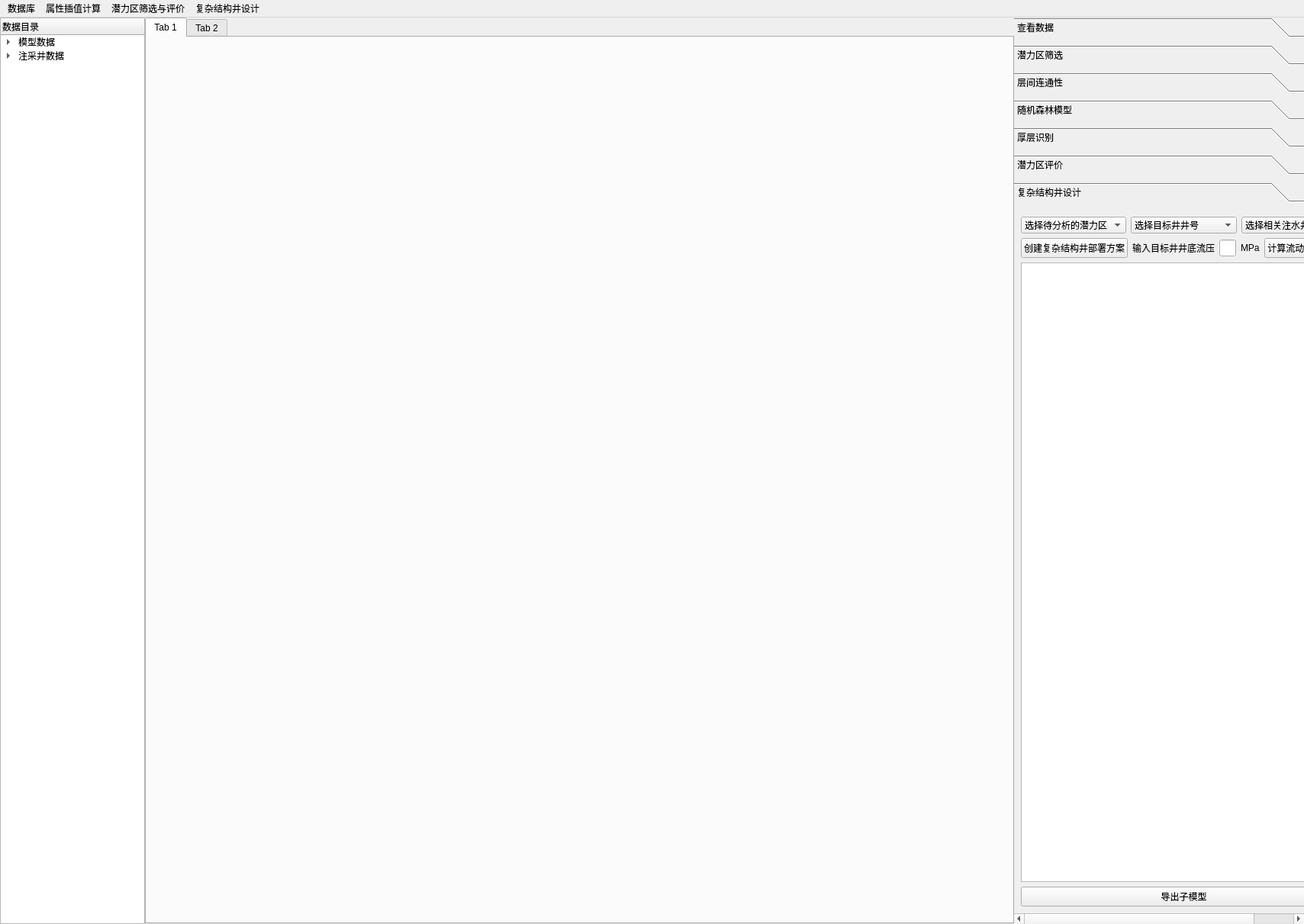
<?xml version="1.0" encoding="UTF-8"?>
<ui version="4.0">
 <class>MainWindow</class>
 <widget class="QMainWindow" name="MainWindow">
  <property name="geometry">
   <rect>
    <x>0</x>
    <y>0</y>
    <width>1709</width>
    <height>1211</height>
   </rect>
  </property>
  <property name="windowTitle">
   <string>MainWindow</string>
  </property>
  <widget class="QWidget" name="centralwidget">
   <layout class="QHBoxLayout" name="horizontalLayout_2" stretch="1,6,2">
    <property name="spacing">
     <number>0</number>
    </property>
    <property name="leftMargin">
     <number>0</number>
    </property>
    <property name="topMargin">
     <number>0</number>
    </property>
    <property name="rightMargin">
     <number>0</number>
    </property>
    <property name="bottomMargin">
     <number>0</number>
    </property>
    <item>
     <widget class="QTreeWidget" name="treeWidget">
      <property name="maximumSize">
       <size>
        <width>244</width>
        <height>16777215</height>
       </size>
      </property>
      <column>
       <property name="text">
        <string notr="true">数据目录</string>
       </property>
      </column>
      <item>
       <property name="text">
        <string>模型数据</string>
       </property>
       <item>
        <property name="text">
         <string>孔隙度</string>
        </property>
       </item>
       <item>
        <property name="text">
         <string>渗透率</string>
        </property>
       </item>
       <item>
        <property name="text">
         <string>沉积相</string>
        </property>
       </item>
       <item>
        <property name="text">
         <string>相渗曲线</string>
        </property>
       </item>
       <item>
        <property name="text">
         <string>含油饱和度</string>
        </property>
       </item>
      </item>
      <item>
       <property name="text">
        <string>注采井数据</string>
       </property>
       <item>
        <property name="text">
         <string>油水井史</string>
        </property>
       </item>
       <item>
        <property name="text">
         <string>沉积单元数据</string>
        </property>
       </item>
       <item>
        <property name="text">
         <string>射孔数据</string>
        </property>
       </item>
       <item>
        <property name="text">
         <string>吸水剖面数据</string>
        </property>
       </item>
       <item>
        <property name="text">
         <string>单井地质数据</string>
        </property>
       </item>
       <item>
        <property name="text">
         <string>措施数据</string>
        </property>
       </item>
      </item>
     </widget>
    </item>
    <item>
     <widget class="QTabWidget" name="tabWidget">
      <widget class="QWidget" name="tab">
       <attribute name="title">
        <string>Tab 1</string>
       </attribute>
      </widget>
      <widget class="QWidget" name="tab_2">
       <attribute name="title">
        <string>Tab 2</string>
       </attribute>
      </widget>
     </widget>
    </item>
    <item>
     <widget class="QToolBox" name="toolBox">
      <property name="currentIndex">
       <number>6</number>
      </property>
      <property name="tabSpacing">
       <number>10</number>
      </property>
      <widget class="QWidget" name="page">
       <property name="geometry">
        <rect>
         <x>0</x>
         <y>0</y>
         <width>378</width>
         <height>911</height>
        </rect>
       </property>
       <attribute name="label">
        <string>查看数据</string>
       </attribute>
       <layout class="QVBoxLayout" name="verticalLayout">
        <item>
         <widget class="QLabel" name="label_6">
          <property name="font">
           <font>
            <family>Adobe Arabic</family>
            <pointsize>24</pointsize>
           </font>
          </property>
          <property name="text">
           <string>查看精度</string>
          </property>
          <property name="alignment">
           <set>Qt::AlignCenter</set>
          </property>
         </widget>
        </item>
        <item>
         <layout class="QHBoxLayout" name="horizontalLayout">
          <item>
           <widget class="QLabel" name="label">
            <property name="font">
             <font>
              <family>Adobe Arabic</family>
              <pointsize>24</pointsize>
             </font>
            </property>
            <property name="layoutDirection">
             <enum>Qt::RightToLeft</enum>
            </property>
            <property name="text">
             <string>X</string>
            </property>
            <property name="alignment">
             <set>Qt::AlignCenter</set>
            </property>
           </widget>
          </item>
          <item>
           <widget class="QLabel" name="label_3">
            <property name="font">
             <font>
              <family>Adobe Arabic</family>
              <pointsize>24</pointsize>
             </font>
            </property>
            <property name="layoutDirection">
             <enum>Qt::LeftToRight</enum>
            </property>
            <property name="text">
             <string>Y</string>
            </property>
            <property name="alignment">
             <set>Qt::AlignCenter</set>
            </property>
           </widget>
          </item>
         </layout>
        </item>
        <item>
         <layout class="QHBoxLayout" name="horizontalLayout_3">
          <item>
           <widget class="QLineEdit" name="lineEdit">
            <property name="font">
             <font>
              <family>Adobe Arabic</family>
              <pointsize>24</pointsize>
             </font>
            </property>
            <property name="text">
             <string>50</string>
            </property>
           </widget>
          </item>
          <item>
           <widget class="QLabel" name="label_4">
            <property name="font">
             <font>
              <family>Adobe Arabic</family>
              <pointsize>24</pointsize>
             </font>
            </property>
            <property name="layoutDirection">
             <enum>Qt::LeftToRight</enum>
            </property>
            <property name="text">
             <string>m</string>
            </property>
            <property name="alignment">
             <set>Qt::AlignCenter</set>
            </property>
           </widget>
          </item>
          <item>
           <widget class="QLabel" name="label_2">
            <property name="font">
             <font>
              <family>Adobe Arabic</family>
              <pointsize>24</pointsize>
             </font>
            </property>
            <property name="layoutDirection">
             <enum>Qt::LeftToRight</enum>
            </property>
            <property name="text">
             <string>X</string>
            </property>
            <property name="alignment">
             <set>Qt::AlignCenter</set>
            </property>
           </widget>
          </item>
          <item>
           <widget class="QLineEdit" name="lineEdit_2">
            <property name="font">
             <font>
              <family>Adobe Arabic</family>
              <pointsize>24</pointsize>
             </font>
            </property>
            <property name="text">
             <string>50</string>
            </property>
           </widget>
          </item>
          <item>
           <widget class="QLabel" name="label_5">
            <property name="font">
             <font>
              <family>Adobe Arabic</family>
              <pointsize>24</pointsize>
             </font>
            </property>
            <property name="layoutDirection">
             <enum>Qt::LeftToRight</enum>
            </property>
            <property name="text">
             <string>m</string>
            </property>
            <property name="alignment">
             <set>Qt::AlignCenter</set>
            </property>
           </widget>
          </item>
         </layout>
        </item>
        <item>
         <widget class="QPushButton" name="pushButton_2">
          <property name="font">
           <font>
            <family>Adobe Arabic</family>
            <pointsize>16</pointsize>
           </font>
          </property>
          <property name="text">
           <string>确定</string>
          </property>
         </widget>
        </item>
        <item>
         <spacer name="verticalSpacer">
          <property name="orientation">
           <enum>Qt::Vertical</enum>
          </property>
          <property name="sizeHint" stdset="0">
           <size>
            <width>20</width>
            <height>40</height>
           </size>
          </property>
         </spacer>
        </item>
       </layout>
      </widget>
      <widget class="QWidget" name="page_2">
       <property name="geometry">
        <rect>
         <x>0</x>
         <y>0</y>
         <width>378</width>
         <height>911</height>
        </rect>
       </property>
       <attribute name="label">
        <string>潜力区筛选</string>
       </attribute>
       <layout class="QGridLayout" name="gridLayout">
        <item row="6" column="0">
         <widget class="QTableWidget" name="tableWidget"/>
        </item>
        <item row="3" column="0">
         <widget class="QPushButton" name="pushButton_3">
          <property name="font">
           <font>
            <family>Adobe Arabic</family>
            <pointsize>16</pointsize>
           </font>
          </property>
          <property name="text">
           <string>开始筛选</string>
          </property>
         </widget>
        </item>
        <item row="5" column="0">
         <widget class="QPushButton" name="pushButton">
          <property name="font">
           <font>
            <family>Adobe Arabic</family>
            <pointsize>16</pointsize>
           </font>
          </property>
          <property name="text">
           <string>潜力区查看</string>
          </property>
         </widget>
        </item>
        <item row="0" column="0">
         <widget class="QLabel" name="label_12">
          <property name="font">
           <font>
            <family>Adobe Arabic</family>
            <pointsize>24</pointsize>
           </font>
          </property>
          <property name="text">
           <string>筛选精度</string>
          </property>
          <property name="alignment">
           <set>Qt::AlignCenter</set>
          </property>
         </widget>
        </item>
        <item row="1" column="0">
         <layout class="QHBoxLayout" name="horizontalLayout_5">
          <item>
           <widget class="QLabel" name="label_10">
            <property name="font">
             <font>
              <family>Adobe Arabic</family>
              <pointsize>24</pointsize>
             </font>
            </property>
            <property name="layoutDirection">
             <enum>Qt::RightToLeft</enum>
            </property>
            <property name="text">
             <string>X</string>
            </property>
            <property name="alignment">
             <set>Qt::AlignCenter</set>
            </property>
           </widget>
          </item>
          <item>
           <widget class="QLabel" name="label_11">
            <property name="font">
             <font>
              <family>Adobe Arabic</family>
              <pointsize>24</pointsize>
             </font>
            </property>
            <property name="layoutDirection">
             <enum>Qt::LeftToRight</enum>
            </property>
            <property name="text">
             <string>Y</string>
            </property>
            <property name="alignment">
             <set>Qt::AlignCenter</set>
            </property>
           </widget>
          </item>
         </layout>
        </item>
        <item row="4" column="0">
         <widget class="QComboBox" name="comboBox">
          <property name="font">
           <font>
            <family>Adobe Arabic</family>
            <pointsize>24</pointsize>
           </font>
          </property>
         </widget>
        </item>
        <item row="2" column="0">
         <layout class="QHBoxLayout" name="horizontalLayout_4">
          <item>
           <widget class="QLineEdit" name="lineEdit_3">
            <property name="font">
             <font>
              <family>Adobe Arabic</family>
              <pointsize>24</pointsize>
             </font>
            </property>
           </widget>
          </item>
          <item>
           <widget class="QLabel" name="label_7">
            <property name="font">
             <font>
              <family>Adobe Arabic</family>
              <pointsize>24</pointsize>
             </font>
            </property>
            <property name="layoutDirection">
             <enum>Qt::LeftToRight</enum>
            </property>
            <property name="text">
             <string>m</string>
            </property>
            <property name="alignment">
             <set>Qt::AlignCenter</set>
            </property>
           </widget>
          </item>
          <item>
           <widget class="QLabel" name="label_8">
            <property name="font">
             <font>
              <family>Adobe Arabic</family>
              <pointsize>24</pointsize>
             </font>
            </property>
            <property name="layoutDirection">
             <enum>Qt::LeftToRight</enum>
            </property>
            <property name="text">
             <string>X</string>
            </property>
            <property name="alignment">
             <set>Qt::AlignCenter</set>
            </property>
           </widget>
          </item>
          <item>
           <widget class="QLineEdit" name="lineEdit_4">
            <property name="font">
             <font>
              <family>Adobe Arabic</family>
              <pointsize>24</pointsize>
             </font>
            </property>
           </widget>
          </item>
          <item>
           <widget class="QLabel" name="label_9">
            <property name="font">
             <font>
              <family>Adobe Arabic</family>
              <pointsize>24</pointsize>
             </font>
            </property>
            <property name="layoutDirection">
             <enum>Qt::LeftToRight</enum>
            </property>
            <property name="text">
             <string>m</string>
            </property>
            <property name="alignment">
             <set>Qt::AlignCenter</set>
            </property>
           </widget>
          </item>
         </layout>
        </item>
       </layout>
      </widget>
      <widget class="QWidget" name="page_3">
       <property name="geometry">
        <rect>
         <x>0</x>
         <y>0</y>
         <width>378</width>
         <height>911</height>
        </rect>
       </property>
       <attribute name="label">
        <string>层间连通性</string>
       </attribute>
       <layout class="QVBoxLayout" name="verticalLayout_2" stretch="0,0,1,2">
        <item>
         <widget class="QLabel" name="label_13">
          <property name="font">
           <font>
            <family>Adobe Arabic</family>
            <pointsize>24</pointsize>
           </font>
          </property>
          <property name="text">
           <string>层间连通性判断</string>
          </property>
          <property name="alignment">
           <set>Qt::AlignCenter</set>
          </property>
         </widget>
        </item>
        <item>
         <widget class="QComboBox" name="comboBox_2">
          <property name="font">
           <font>
            <family>Adobe Arabic</family>
            <pointsize>24</pointsize>
           </font>
          </property>
         </widget>
        </item>
        <item>
         <widget class="QTableWidget" name="tableWidget_2"/>
        </item>
        <item>
         <widget class="QTableWidget" name="tableWidget_3"/>
        </item>
       </layout>
      </widget>
      <widget class="QWidget" name="page_4">
       <property name="geometry">
        <rect>
         <x>0</x>
         <y>0</y>
         <width>378</width>
         <height>911</height>
        </rect>
       </property>
       <attribute name="label">
        <string>随机森林模型</string>
       </attribute>
       <layout class="QVBoxLayout" name="verticalLayout_3">
        <item>
         <widget class="QPushButton" name="pushButton_4">
          <property name="font">
           <font>
            <family>Adobe Arabic</family>
            <pointsize>16</pointsize>
           </font>
          </property>
          <property name="text">
           <string>导入模型</string>
          </property>
         </widget>
        </item>
        <item>
         <widget class="QPushButton" name="pushButton_5">
          <property name="font">
           <font>
            <family>Adobe Arabic</family>
            <pointsize>16</pointsize>
           </font>
          </property>
          <property name="text">
           <string>随机森林评价</string>
          </property>
         </widget>
        </item>
        <item>
         <widget class="QTableWidget" name="tableWidget_4"/>
        </item>
       </layout>
      </widget>
      <widget class="QWidget" name="page_5">
       <property name="geometry">
        <rect>
         <x>0</x>
         <y>0</y>
         <width>378</width>
         <height>911</height>
        </rect>
       </property>
       <attribute name="label">
        <string>厚层识别</string>
       </attribute>
       <layout class="QVBoxLayout" name="verticalLayout_7">
        <item>
         <widget class="QLabel" name="label_14">
          <property name="font">
           <font>
            <family>Adobe Arabic</family>
            <pointsize>24</pointsize>
           </font>
          </property>
          <property name="text">
           <string>厚层识别</string>
          </property>
          <property name="alignment">
           <set>Qt::AlignCenter</set>
          </property>
         </widget>
        </item>
        <item>
         <widget class="QPushButton" name="pushButton_11">
          <property name="font">
           <font>
            <family>Adobe Arabic</family>
            <pointsize>16</pointsize>
           </font>
          </property>
          <property name="text">
           <string>开始识别</string>
          </property>
         </widget>
        </item>
        <item>
         <widget class="QTableWidget" name="tableWidget_5"/>
        </item>
       </layout>
      </widget>
      <widget class="QWidget" name="page_6">
       <property name="geometry">
        <rect>
         <x>0</x>
         <y>0</y>
         <width>527</width>
         <height>885</height>
        </rect>
       </property>
       <attribute name="label">
        <string>潜力区评价</string>
       </attribute>
       <layout class="QVBoxLayout" name="verticalLayout_4" stretch="0,0,8">
        <item>
         <layout class="QGridLayout" name="gridLayout_2">
          <item row="4" column="3">
           <widget class="QLabel" name="label_48">
            <property name="text">
             <string>0</string>
            </property>
            <property name="alignment">
             <set>Qt::AlignCenter</set>
            </property>
           </widget>
          </item>
          <item row="5" column="4">
           <widget class="QLabel" name="label_30">
            <property name="text">
             <string>m 优&gt;</string>
            </property>
           </widget>
          </item>
          <item row="4" column="6">
           <widget class="QLabel" name="label_25">
            <property name="text">
             <string>良&gt;</string>
            </property>
           </widget>
          </item>
          <item row="4" column="4">
           <widget class="QLabel" name="label_27">
            <property name="text">
             <string>m 优&gt;</string>
            </property>
           </widget>
          </item>
          <item row="2" column="0">
           <widget class="QCheckBox" name="checkBox_3">
            <property name="text">
             <string>潜力区平面规模</string>
            </property>
           </widget>
          </item>
          <item row="2" column="5">
           <widget class="QLineEdit" name="lineEdit_7"/>
          </item>
          <item row="2" column="7">
           <widget class="QLineEdit" name="lineEdit_12"/>
          </item>
          <item row="1" column="1">
           <widget class="QLabel" name="label_39">
            <property name="text">
             <string>0</string>
            </property>
            <property name="alignment">
             <set>Qt::AlignCenter</set>
            </property>
           </widget>
          </item>
          <item row="1" column="8">
           <widget class="QLabel" name="label_19">
            <property name="text">
             <string>中&gt;</string>
            </property>
           </widget>
          </item>
          <item row="2" column="2">
           <widget class="QLabel" name="label_41">
            <property name="text">
             <string>-</string>
            </property>
           </widget>
          </item>
          <item row="0" column="1">
           <widget class="QLabel" name="label_37">
            <property name="text">
             <string>0</string>
            </property>
            <property name="alignment">
             <set>Qt::AlignCenter</set>
            </property>
           </widget>
          </item>
          <item row="0" column="9">
           <widget class="QLineEdit" name="lineEdit_15"/>
          </item>
          <item row="1" column="6">
           <widget class="QLabel" name="label_26">
            <property name="text">
             <string>良&gt;</string>
            </property>
           </widget>
          </item>
          <item row="0" column="4">
           <widget class="QLabel" name="label_18">
            <property name="text">
             <string>m 优&gt;</string>
            </property>
           </widget>
          </item>
          <item row="2" column="1">
           <widget class="QLabel" name="label_44">
            <property name="text">
             <string>0</string>
            </property>
            <property name="alignment">
             <set>Qt::AlignCenter</set>
            </property>
           </widget>
          </item>
          <item row="2" column="3">
           <widget class="QLabel" name="label_49">
            <property name="text">
             <string>0</string>
            </property>
            <property name="alignment">
             <set>Qt::AlignCenter</set>
            </property>
           </widget>
          </item>
          <item row="0" column="7">
           <widget class="QLineEdit" name="lineEdit_14"/>
          </item>
          <item row="1" column="3">
           <widget class="QLabel" name="label_50">
            <property name="text">
             <string>0</string>
            </property>
            <property name="alignment">
             <set>Qt::AlignCenter</set>
            </property>
           </widget>
          </item>
          <item row="4" column="1">
           <widget class="QLabel" name="label_45">
            <property name="text">
             <string>0</string>
            </property>
            <property name="alignment">
             <set>Qt::AlignCenter</set>
            </property>
           </widget>
          </item>
          <item row="2" column="8">
           <widget class="QLabel" name="label_21">
            <property name="text">
             <string>中&gt;</string>
            </property>
           </widget>
          </item>
          <item row="1" column="7">
           <widget class="QLineEdit" name="lineEdit_13"/>
          </item>
          <item row="5" column="5">
           <widget class="QLineEdit" name="lineEdit_9"/>
          </item>
          <item row="0" column="8">
           <widget class="QLabel" name="label_16">
            <property name="text">
             <string>中&gt;</string>
            </property>
           </widget>
          </item>
          <item row="2" column="9">
           <widget class="QLineEdit" name="lineEdit_17"/>
          </item>
          <item row="1" column="4">
           <widget class="QLabel" name="label_20">
            <property name="text">
             <string>m 优&gt;</string>
            </property>
           </widget>
          </item>
          <item row="5" column="7">
           <widget class="QLineEdit" name="lineEdit_10"/>
          </item>
          <item row="0" column="6">
           <widget class="QLabel" name="label_15">
            <property name="text">
             <string>良&gt;</string>
            </property>
           </widget>
          </item>
          <item row="4" column="0">
           <widget class="QCheckBox" name="checkBox_4">
            <property name="text">
             <string>潜力区水淹程度</string>
            </property>
           </widget>
          </item>
          <item row="4" column="8">
           <widget class="QLabel" name="label_22">
            <property name="text">
             <string>中&gt;</string>
            </property>
           </widget>
          </item>
          <item row="0" column="5">
           <widget class="QLineEdit" name="lineEdit_5"/>
          </item>
          <item row="1" column="0">
           <widget class="QCheckBox" name="checkBox_2">
            <property name="text">
             <string>潜力区剩余油量</string>
            </property>
           </widget>
          </item>
          <item row="0" column="2">
           <widget class="QLabel" name="label_38">
            <property name="text">
             <string>-</string>
            </property>
           </widget>
          </item>
          <item row="5" column="1">
           <widget class="QLabel" name="label_46">
            <property name="text">
             <string>0</string>
            </property>
            <property name="alignment">
             <set>Qt::AlignCenter</set>
            </property>
           </widget>
          </item>
          <item row="5" column="8">
           <widget class="QLabel" name="label_28">
            <property name="text">
             <string>中&gt;</string>
            </property>
           </widget>
          </item>
          <item row="2" column="4">
           <widget class="QLabel" name="label_24">
            <property name="text">
             <string>m 优&gt;</string>
            </property>
           </widget>
          </item>
          <item row="1" column="2">
           <widget class="QLabel" name="label_40">
            <property name="text">
             <string>-</string>
            </property>
           </widget>
          </item>
          <item row="2" column="6">
           <widget class="QLabel" name="label_23">
            <property name="text">
             <string>良&gt;</string>
            </property>
           </widget>
          </item>
          <item row="0" column="3">
           <widget class="QLabel" name="label_51">
            <property name="text">
             <string>0</string>
            </property>
            <property name="alignment">
             <set>Qt::AlignCenter</set>
            </property>
           </widget>
          </item>
          <item row="5" column="2">
           <widget class="QLabel" name="label_43">
            <property name="text">
             <string>-</string>
            </property>
           </widget>
          </item>
          <item row="5" column="0">
           <widget class="QCheckBox" name="checkBox_5">
            <property name="text">
             <string>距断层距离</string>
            </property>
           </widget>
          </item>
          <item row="5" column="3">
           <widget class="QLabel" name="label_47">
            <property name="text">
             <string>0</string>
            </property>
            <property name="alignment">
             <set>Qt::AlignCenter</set>
            </property>
           </widget>
          </item>
          <item row="4" column="7">
           <widget class="QLineEdit" name="lineEdit_11"/>
          </item>
          <item row="4" column="2">
           <widget class="QLabel" name="label_42">
            <property name="text">
             <string>-</string>
            </property>
           </widget>
          </item>
          <item row="1" column="9">
           <widget class="QLineEdit" name="lineEdit_16"/>
          </item>
          <item row="5" column="6">
           <widget class="QLabel" name="label_29">
            <property name="text">
             <string>良&gt;</string>
            </property>
           </widget>
          </item>
          <item row="0" column="0">
           <widget class="QCheckBox" name="checkBox">
            <property name="text">
             <string>平均有效厚度</string>
            </property>
           </widget>
          </item>
          <item row="1" column="5">
           <widget class="QLineEdit" name="lineEdit_6"/>
          </item>
          <item row="4" column="5">
           <widget class="QLineEdit" name="lineEdit_8"/>
          </item>
          <item row="4" column="9">
           <widget class="QLineEdit" name="lineEdit_18"/>
          </item>
          <item row="5" column="9">
           <widget class="QLineEdit" name="lineEdit_19"/>
          </item>
         </layout>
        </item>
        <item>
         <layout class="QHBoxLayout" name="horizontalLayout_6">
          <item>
           <widget class="QPushButton" name="pushButton_6">
            <property name="text">
             <string>进行潜力区评价</string>
            </property>
           </widget>
          </item>
         </layout>
        </item>
        <item>
         <widget class="QTableWidget" name="tableWidget_6"/>
        </item>
       </layout>
      </widget>
      <widget class="QWidget" name="page_7">
       <attribute name="label">
        <string>复杂结构井设计</string>
       </attribute>
       <layout class="QVBoxLayout" name="verticalLayout_5">
        <item>
         <layout class="QHBoxLayout" name="horizontalLayout_7">
          <item>
           <widget class="QComboBox" name="comboBox_3">
            <property name="currentText">
             <string>选择待分析的潜力区</string>
            </property>
            <item>
             <property name="text">
              <string>选择待分析的潜力区</string>
             </property>
            </item>
           </widget>
          </item>
          <item>
           <widget class="QComboBox" name="comboBox_4">
            <item>
             <property name="text">
              <string>选择目标井井号</string>
             </property>
            </item>
           </widget>
          </item>
          <item>
           <widget class="QComboBox" name="comboBox_5">
            <item>
             <property name="text">
              <string>选择相关注水井</string>
             </property>
            </item>
           </widget>
          </item>
         </layout>
        </item>
        <item>
         <layout class="QHBoxLayout" name="horizontalLayout_8">
          <item>
           <widget class="QPushButton" name="pushButton_7">
            <property name="text">
             <string>创建复杂结构井部署方案</string>
            </property>
           </widget>
          </item>
          <item>
           <widget class="QLabel" name="label_17">
            <property name="text">
             <string>输入目标井井底流压</string>
            </property>
           </widget>
          </item>
          <item>
           <widget class="QLineEdit" name="lineEdit_20"/>
          </item>
          <item>
           <widget class="QLabel" name="label_31">
            <property name="text">
             <string>MPa</string>
            </property>
           </widget>
          </item>
          <item>
           <widget class="QPushButton" name="pushButton_8">
            <property name="text">
             <string>计算流动势/动量势</string>
            </property>
           </widget>
          </item>
         </layout>
        </item>
        <item>
         <widget class="QTableWidget" name="tableWidget_7"/>
        </item>
        <item>
         <widget class="QPushButton" name="pushButton_9">
          <property name="text">
           <string>导出子模型</string>
          </property>
         </widget>
        </item>
       </layout>
      </widget>
     </widget>
    </item>
   </layout>
  </widget>
  <widget class="QMenuBar" name="menubar">
   <property name="geometry">
    <rect>
     <x>0</x>
     <y>0</y>
     <width>1709</width>
     <height>23</height>
    </rect>
   </property>
   <widget class="QMenu" name="menu">
    <property name="title">
     <string>数据库</string>
    </property>
    <widget class="QMenu" name="menu_2">
     <property name="title">
      <string>保存数据库</string>
     </property>
     <addaction name="actionbao"/>
     <addaction name="actionlingc"/>
    </widget>
    <widget class="QMenu" name="menu_7">
     <property name="title">
      <string>导入单项数据</string>
     </property>
     <addaction name="actiongfd"/>
     <addaction name="actionBHD"/>
     <addaction name="actionKXD"/>
     <addaction name="actionSTL"/>
     <addaction name="actiondjdzsj"/>
     <addaction name="actionxspmsj"/>
     <addaction name="actionsksj"/>
     <addaction name="actioncssj"/>
     <addaction name="actioncjdysj"/>
     <addaction name="actionzsjs"/>
     <addaction name="actionxsqx"/>
     <addaction name="actioncyjs"/>
     <addaction name="actionds"/>
    </widget>
    <addaction name="actionfd"/>
    <addaction name="actionxi"/>
    <addaction name="menu_7"/>
    <addaction name="menu_2"/>
    <addaction name="actiondataset"/>
   </widget>
   <widget class="QMenu" name="menu_3">
    <property name="title">
     <string>属性插值计算</string>
    </property>
    <addaction name="actionfsd"/>
    <addaction name="actionfds"/>
    <addaction name="actionfda"/>
    <addaction name="actionfdsa"/>
    <addaction name="actionfda_2"/>
   </widget>
   <widget class="QMenu" name="menu_4">
    <property name="title">
     <string>潜力区筛选与评价</string>
    </property>
    <widget class="QMenu" name="menu_6">
     <property name="title">
      <string>潜力区评价</string>
     </property>
     <addaction name="actionfds_2"/>
     <addaction name="actionfdf_4"/>
    </widget>
    <addaction name="actionfdf_2"/>
    <addaction name="actionfdf"/>
    <addaction name="menu_6"/>
   </widget>
   <widget class="QMenu" name="menu_5">
    <property name="title">
     <string>复杂结构井设计</string>
    </property>
    <addaction name="actionfdf_5"/>
    <addaction name="actionfdf_6"/>
   </widget>
   <addaction name="menu"/>
   <addaction name="menu_3"/>
   <addaction name="menu_4"/>
   <addaction name="menu_5"/>
  </widget>
  <action name="actionfd">
   <property name="text">
    <string>查看数据库</string>
   </property>
  </action>
  <action name="actionxi">
   <property name="text">
    <string>新建数据库</string>
   </property>
  </action>
  <action name="actionbao">
   <property name="text">
    <string>保存</string>
   </property>
  </action>
  <action name="actionlingc">
   <property name="text">
    <string>另存为</string>
   </property>
  </action>
  <action name="actionfsd">
   <property name="text">
    <string>计算所有参数</string>
   </property>
  </action>
  <action name="actionfds">
   <property name="text">
    <string>孔隙度计算</string>
   </property>
  </action>
  <action name="actionfda">
   <property name="text">
    <string>渗透率计算</string>
   </property>
  </action>
  <action name="actionfdsa">
   <property name="text">
    <string>有效厚度计算</string>
   </property>
  </action>
  <action name="actionfda_2">
   <property name="text">
    <string>砂岩厚度计算</string>
   </property>
  </action>
  <action name="actionfdf">
   <property name="text">
    <string>潜力区验证</string>
   </property>
  </action>
  <action name="actionfdf_2">
   <property name="text">
    <string>潜力区筛选</string>
   </property>
  </action>
  <action name="actionfds_2">
   <property name="text">
    <string>模糊综合评价法</string>
   </property>
  </action>
  <action name="actionfdf_4">
   <property name="text">
    <string>随机森林评价法</string>
   </property>
  </action>
  <action name="actionfdf_5">
   <property name="text">
    <string>设计方案优选</string>
   </property>
  </action>
  <action name="actionfdf_6">
   <property name="text">
    <string>导出为CMG模型</string>
   </property>
  </action>
  <action name="actiongfd">
   <property name="text">
    <string>沉积相</string>
   </property>
  </action>
  <action name="actionBHD">
   <property name="text">
    <string>含油饱和度</string>
   </property>
  </action>
  <action name="actionKXD">
   <property name="text">
    <string>孔隙度</string>
   </property>
  </action>
  <action name="actionSTL">
   <property name="text">
    <string>渗透率</string>
   </property>
  </action>
  <action name="actiondataset">
   <property name="text">
    <string>导入数据库</string>
   </property>
  </action>
  <action name="actiondjdzsj">
   <property name="text">
    <string>单井地质数据</string>
   </property>
  </action>
  <action name="actionxspmsj">
   <property name="text">
    <string>吸水剖面数据</string>
   </property>
  </action>
  <action name="actionsksj">
   <property name="text">
    <string>射孔数据</string>
   </property>
  </action>
  <action name="actioncssj">
   <property name="text">
    <string>措施数据</string>
   </property>
  </action>
  <action name="actioncjdysj">
   <property name="text">
    <string>沉积单元数据</string>
   </property>
  </action>
  <action name="actionzsjs">
   <property name="text">
    <string>注水井史</string>
   </property>
  </action>
  <action name="actionxsqx">
   <property name="text">
    <string>相渗曲线</string>
   </property>
  </action>
  <action name="actioncyjs">
   <property name="text">
    <string>采油井史</string>
   </property>
  </action>
  <action name="actionds">
   <property name="text">
    <string>顶深</string>
   </property>
  </action>
 </widget>
 <resources/>
 <connections/>
</ui>
